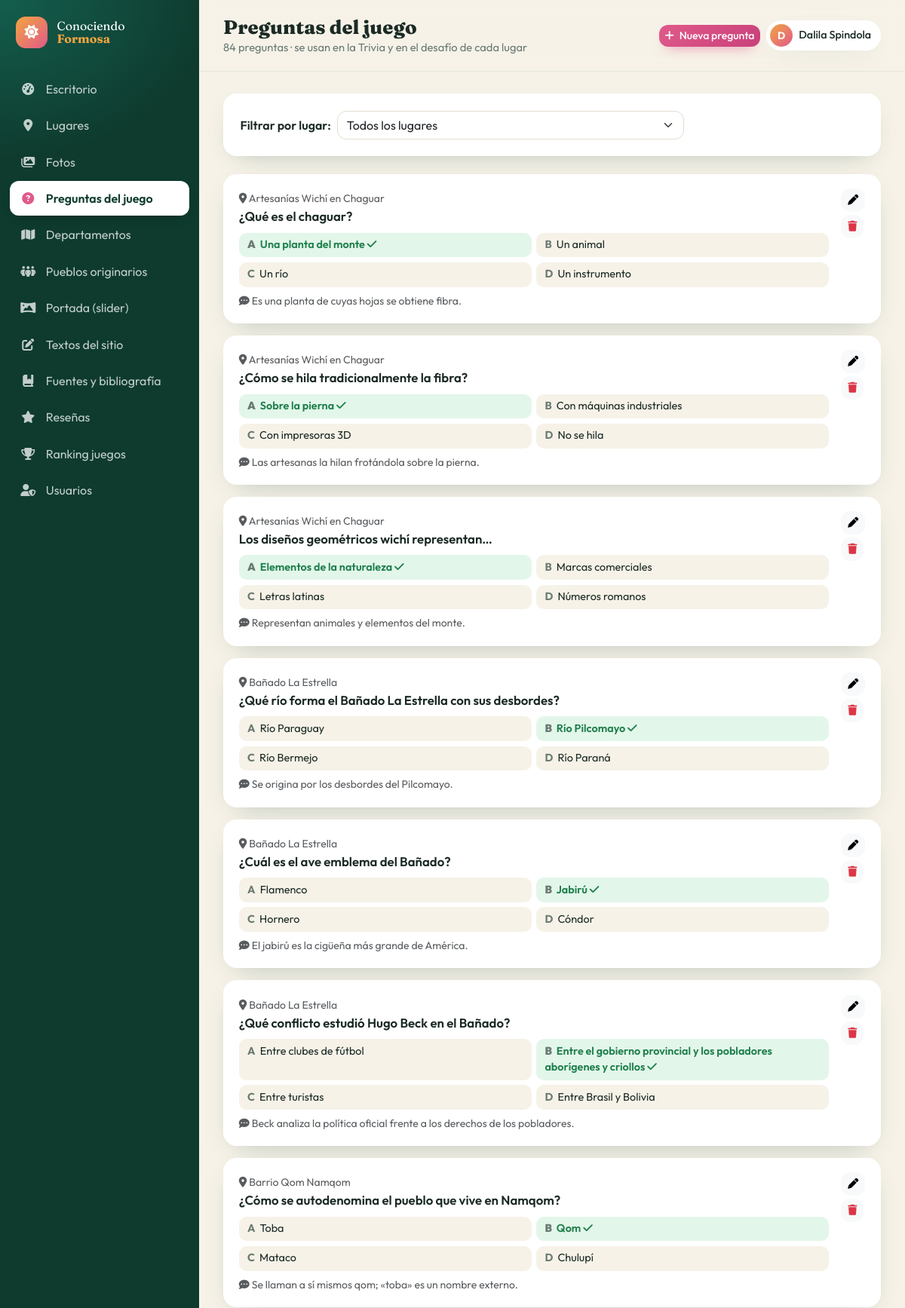
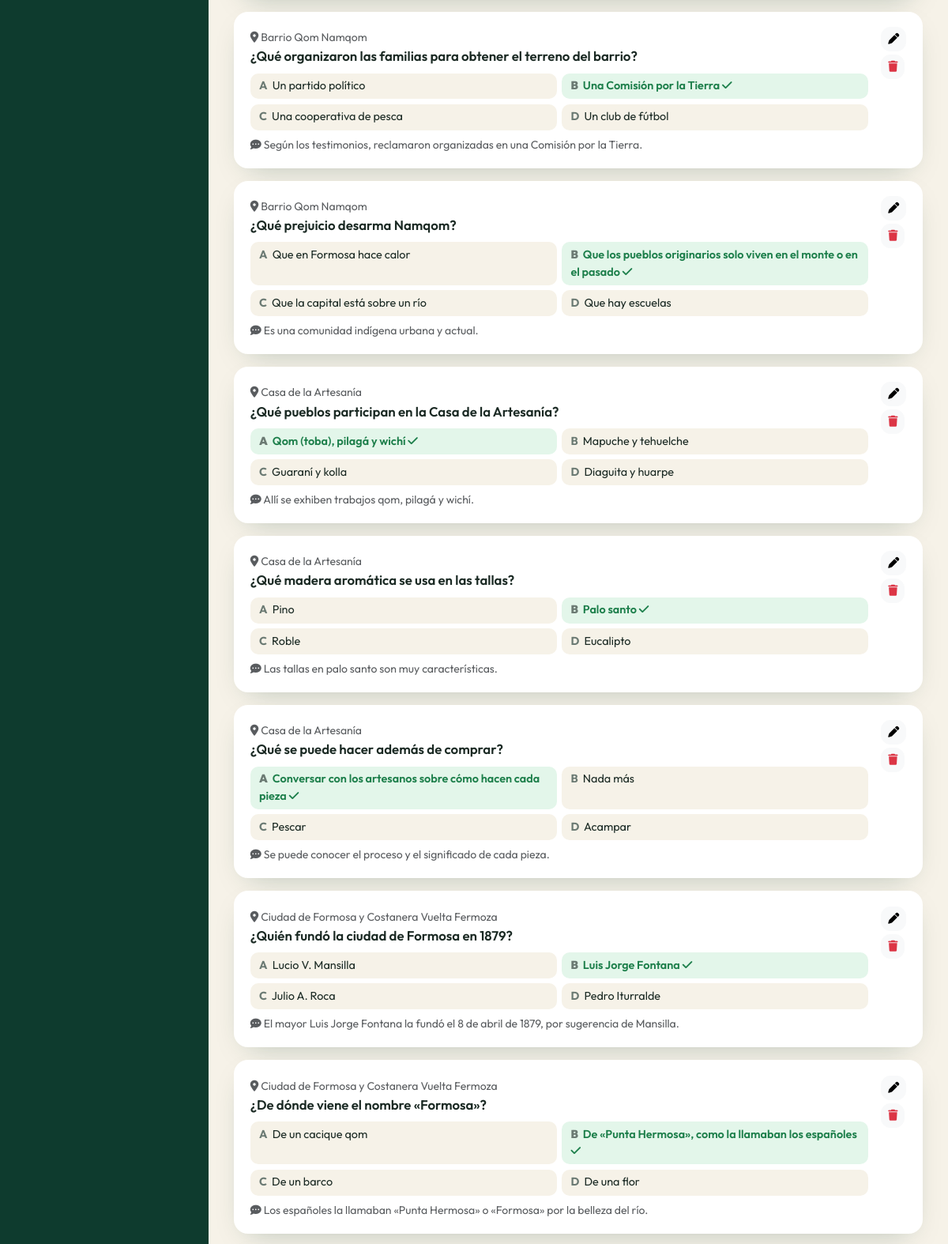
The page /admin/preguntas.php (signed in, upper part) on the database its author committed (2 pictures, top to bottom).
### tables this page shows
CREATE TABLE preguntas (
  id INT AUTO_INCREMENT PRIMARY KEY,
  lugar_id INT NOT NULL,
  pregunta VARCHAR(255) NOT NULL,
  opcion_a VARCHAR(150) NOT NULL,
  opcion_b VARCHAR(150) NOT NULL,
  opcion_c VARCHAR(150) NOT NULL,
  opcion_d VARCHAR(150) NOT NULL,
  correcta CHAR(1) NOT NULL,
  explicacion VARCHAR(255),
  CONSTRAINT fk_preg_lugar FOREIGN KEY (lugar_id) REFERENCES lugares(id) ON DELETE CASCADE
);

CREATE TABLE lugares (
  id INT AUTO_INCREMENT PRIMARY KEY,
  departamento_id INT NOT NULL,
  nombre VARCHAR(150) NOT NULL,
  slug VARCHAR(170) NOT NULL UNIQUE,
  categoria ENUM('cultura','naturaleza','paseo') NOT NULL DEFAULT 'cultura',
  resumen VARCHAR(255),
  descripcion TEXT,
  dato_curioso TEXT,
  importancia TEXT,
  habitantes TEXT,
  como_llegar TEXT,
  fuentes TEXT,
  lat DECIMAL(10,7) NOT NULL,
  lng DECIMAL(10,7) NOT NULL,
  map_x DECIMAL(6,3) NULL,
  map_y DECIMAL(6,3) NULL,
  destacado TINYINT(1) DEFAULT 0,
  activo TINYINT(1) DEFAULT 1,
  visitas INT DEFAULT 0,
  creado DATETIME DEFAULT CURRENT_TIMESTAMP,
  CONSTRAINT fk_lugar_depto FOREIGN KEY (departamento_id) REFERENCES departamentos(id) ON DELETE RESTRICT,
  INDEX (categoria), INDEX (activo)
);

### includes/funciones.php (called while the page is built, shortened)
<?php
function e($v): string
{
    return htmlspecialchars((string)($v ?? ''), ENT_QUOTES, 'UTF-8');
}

### admin/preguntas.php (the view, shortened to what this page needs)
<?php
require_once __DIR__ . '/includes/bootstrap.php';
$pdo = db();
$lugarId = (int)($_GET['lugar'] ?? 0);
$lugares = $pdo->query('SELECT l.id, l.nombre, d.nombre depto, (SELECT COUNT(*) FROM preguntas p WHERE p.lugar_id = l.id) n
                        FROM lugares l JOIN departamentos d ON d.id = l.departamento_id ORDER BY d.orden, l.nombre')->fetchAll();
$sql = 'SELECT p.*, l.nombre lugar FROM preguntas p JOIN lugares l ON l.id = p.lugar_id';
if ($lugarId) {
    $st = $pdo->prepare($sql . ' WHERE p.lugar_id = ? ORDER BY p.id');
    $st->execute([$lugarId]);
} else {
    $st = $pdo->query($sql . ' ORDER BY l.nombre, p.id');
}
$preguntas = $st->fetchAll();
$acciones = '<button class="btn btn-lapacho btn-sm" data-bs-toggle="modal" data-bs-target="#modalPregunta" data-nueva><i class="fa-solid fa-plus me-1"></i> Nueva pregunta</button>';
require __DIR__ . '/includes/header.php';
function opciones_lugares(array $lugares, int $sel = 0): string
{
    $html = ''; $g = null;
    foreach ($lugares as $l) {
        if ($g !== $l['depto']) { $html .= ($g ? '</optgroup>' : '') . '<optgroup label="' . e($l['depto']) . '">'; $g = $l['depto']; }
        $html .= '<option value="' . $l['id'] . '"' . ($sel == $l['id'] ? ' selected' : '') . '>' . e($l['nombre']) . ' (' . $l['n'] . ')</option>';
    }
    return $html . ($g ? '</optgroup>' : '');
}
?>
<div class="panel mb-4">
  <form method="get" class="d-flex flex-wrap gap-2 align-items-center">
    <label class="fw-semibold">Filtrar por lugar:</label>
    <select name="lugar" class="form-select" style="max-width:460px" data-autosubmit>
      <option value="">Todos los lugares</option><?= opciones_lugares($lugares, $lugarId) ?>
    </select>
  </form>
</div>
<?php if (!$preguntas): ?>
  <div class="panel empty-state"><i class="fa-solid fa-circle-question"></i><p>No hay preguntas para este filtro.</p></div>
<?php else: ?>
<div class="q-list">
  <?php foreach ($preguntas as $p): ?>
    <div class="q-item">
      <div class="flex-grow-1">
        <small class="text-muted"><i class="fa-solid fa-location-dot"></i> <?= e($p['lugar']) ?></small>
        <h3><?= e($p['pregunta']) ?></h3>
        <div class="q-opts">
          <?php foreach (['a', 'b', 'c', 'd'] as $k): ?>
            <span class="<?= $p['correcta'] === $k ? 'ok' : '' ?>"><b><?= strtoupper($k) ?></b> <?= e($p['opcion_' . $k]) ?><?= $p['correcta'] === $k ? ' <i class="fa-solid fa-check"></i>' : '' ?></span>
          <?php endforeach; ?>
        </div>
        <?php if ($p['explicacion']): ?><p class="small text-muted mb-0 mt-2"><i class="fa-solid fa-comment-dots"></i> <?= e($p['explicacion']) ?></p><?php endif; ?>
      </div>
      <div class="d-flex flex-column gap-1">
        <button class="btn btn-sm btn-light" data-bs-toggle="modal" data-bs-target="#modalPregunta"
                data-pregunta='<?= e(json_encode($p, JSON_UNESCAPED_UNICODE)) ?>' title="Editar"><i class="fa-solid fa-pen"></i></button>
        <form method="post" data-confirm="¿Eliminar esta pregunta?"><?= csrf_field() ?><input type="hidden" name="accion" value="eliminar"><input type="hidden" name="id" value="<?= $p['id'] ?>">
          <button class="btn btn-sm btn-light text-danger" title="Eliminar"><i class="fa-solid fa-trash"></i></button></form>
      </div>
    </div>
  <?php endforeach; ?>
</div>
<?php endif; ?>
<?php
require __DIR__ . '/includes/footer.php';

### admin/assets/admin.css (style rules this page uses)
:root { --monte: #0E3B2E; --monte-2: #145240; --humedal: #1F9E89; --lapacho: #E05A8A; --lapacho-2: #c9407a; --sol: #F2A541; --tierra: #C2552F; --arena: #F6F2E8; --tinta: #1B2A24; --gris: #6b7a73; --sb-w: 264px; --radius: 18px; --shadow: 0 12px 34px -18px rgba(14,59,46,.35); --ease: cubic-bezier(.22,1,.36,1); }
body.admin { font-family: 'Outfit', system-ui, sans-serif; background: var(--arena); color: var(--tinta); }
h1, h2, h3, .login-title { font-family: 'Fraunces', Georgia, serif; }
.btn { border-radius: 12px; font-weight: 500; }
.btn-lapacho { background: linear-gradient(135deg, var(--lapacho), var(--lapacho-2)); color: #fff; border: 0; box-shadow: 0 8px 18px -10px var(--lapacho); }
.panel { background: #fff; border-radius: var(--radius); padding: 1.4rem; box-shadow: var(--shadow); animation: fadeUp .5s var(--ease) both; }
.form-control, .form-select { border-radius: 12px; border-color: #e3ddcf; }
.q-list { display: grid; gap: 1rem; }
.q-item { display: flex; gap: 1rem; background: #fff; border-radius: var(--radius); padding: 1.2rem 1.3rem; box-shadow: var(--shadow); animation: fadeUp .4s var(--ease) both; }
.q-item h3 { font-family: 'Outfit', sans-serif; font-size: 1.05rem; font-weight: 600; margin: .2rem 0 .7rem; }
.q-opts { display: grid; grid-template-columns: 1fr 1fr; gap: .4rem; font-size: .9rem; }
.q-opts span { background: var(--arena); padding: .35rem .7rem; border-radius: 10px; }
.q-opts span.ok { background: #e3f6ea; color: #1d7f4b; font-weight: 600; }
.q-opts b { color: var(--gris); margin-right: .2rem; }

### rows shown on the page
preguntas: lugar.nombre "Artesanías Wichí en Chaguar", pregunta "¿Qué es el chaguar?", k "A", opcion_a "Una planta del monte", k "B", opcion_b "Un animal", k "C", opcion_c "Un río", k "D", opcion_d "Un instrumento", explicacion "Es una planta de cuyas hojas se obtiene fibra."
preguntas: lugar.nombre "Artesanías Wichí en Chaguar", pregunta "¿Cómo se hila tradicionalmente la fibra?", k "A", opcion_a "Sobre la pierna", k "B", opcion_b "Con máquinas industriales", k "C", opcion_c "Con impresoras 3D", k "D", opcion_d "No se hila", explicacion "Las artesanas la hilan frotándola sobre la pierna."
preguntas: lugar.nombre "Artesanías Wichí en Chaguar", pregunta "Los diseños geométricos wichí representan…", k "A", opcion_a "Elementos de la naturaleza", k "B", opcion_b "Marcas comerciales", k "C", opcion_c "Letras latinas", k "D", opcion_d "Números romanos", explicacion "Representan animales y elementos del monte."
preguntas: lugar.nombre "Bañado La Estrella", pregunta "¿Qué río forma el Bañado La Estrella con sus desbordes?", k "A", opcion_a "Río Paraguay", k "B", opcion_b "Río Pilcomayo", k "C", opcion_c "Río Bermejo", k "D", opcion_d "Río Paraná", explicacion "Se origina por los desbordes del Pilcomayo."
preguntas: lugar.nombre "Bañado La Estrella", pregunta "¿Cuál es el ave emblema del Bañado?", k "A", opcion_a "Flamenco", k "B", opcion_b "Jabirú", k "C", opcion_c "Hornero", k "D", opcion_d "Cóndor", explicacion "El jabirú es la cigüeña más grande de América."
preguntas: lugar.nombre "Bañado La Estrella", pregunta "¿Qué conflicto estudió Hugo Beck en el Bañado?", k "A", opcion_a "Entre clubes de fútbol", k "B", opcion_b "Entre el gobierno provincial y los pobladores aborígenes y criollos", k "C", opcion_c "Entre turistas", k "D", opcion_d "Entre Brasil y Bolivia", explicacion "Beck analiza la política oficial frente a los derechos de los pobladores."
preguntas: lugar.nombre "Barrio Qom Namqom", pregunta "¿Cómo se autodenomina el pueblo que vive en Namqom?", k "A", opcion_a "Toba", k "B", opcion_b "Qom", k "C", opcion_c "Mataco", k "D", opcion_d "Chulupí", explicacion "Se llaman a sí mismos qom; «toba» es un nombre externo."
preguntas: lugar.nombre "Barrio Qom Namqom", pregunta "¿Qué organizaron las familias para obtener el terreno del barrio?", k "A", opcion_a "Un partido político", k "B", opcion_b "Una Comisión por la Tierra", k "C", opcion_c "Una cooperativa de pesca", k "D", opcion_d "Un club de fútbol", explicacion "Según los testimonios, reclamaron organizadas en una Comisión por la Tierra."
preguntas: lugar.nombre "Barrio Qom Namqom", pregunta "¿Qué prejuicio desarma Namqom?", k "A", opcion_a "Que en Formosa hace calor", k "B", opcion_b "Que los pueblos originarios solo viven en el monte o en el pasado", k "C", opcion_c "Que la capital está sobre un río", k "D", opcion_d "Que hay escuelas", explicacion "Es una comunidad indígena urbana y actual."
preguntas: lugar.nombre "Casa de la Artesanía", pregunta "¿Qué pueblos participan en la Casa de la Artesanía?", k "A", opcion_a "Qom (toba), pilagá y wichí", k "B", opcion_b "Mapuche y tehuelche", k "C", opcion_c "Guaraní y kolla", k "D", opcion_d "Diaguita y huarpe", explicacion "Allí se exhiben trabajos qom, pilagá y wichí."
preguntas: lugar.nombre "Casa de la Artesanía", pregunta "¿Qué madera aromática se usa en las tallas?", k "A", opcion_a "Pino", k "B", opcion_b "Palo santo", k "C", opcion_c "Roble", k "D", opcion_d "Eucalipto", explicacion "Las tallas en palo santo son muy características."
preguntas: lugar.nombre "Casa de la Artesanía", pregunta "¿Qué se puede hacer además de comprar?", k "A", opcion_a "Conversar con los artesanos sobre cómo hacen cada pieza", k "B", opcion_b "Nada más", k "C", opcion_c "Pescar", k "D", opcion_d "Acampar", explicacion "Se puede conocer el proceso y el significado de cada pieza."
preguntas: lugar.nombre "Ciudad de Formosa y Costanera Vuelta Fermoza", pregunta "¿Quién fundó la ciudad de Formosa en 1879?", k "A", opcion_a "Lucio V. Mansilla", k "B", opcion_b "Luis Jorge Fontana", k "C", opcion_c "Julio A. Roca", k "D", opcion_d "Pedro Iturralde", explicacion "El mayor Luis Jorge Fontana la fundó el 8 de abril de 1879, por sugerencia de Mansilla."
preguntas: lugar.nombre "Ciudad de Formosa y Costanera Vuelta Fermoza", pregunta "¿De dónde viene el nombre «Formosa»?", k "A", opcion_a "De un cacique qom", k "B", opcion_b "De «Punta Hermosa», como la llamaban los españoles", k "C", opcion_c "De un barco", k "D", opcion_d "De una flor", explicacion "Los españoles la llamaban «Punta Hermosa» o «Formosa» por la belleza del río."

### other values the page prints
$txt "Escritorio"
$txt "Lugares"
$txt "Fotos"
$txt "Preguntas del juego"
$txt "Departamentos"
$txt "Pueblos originarios"
$txt "Portada (slider)"
$txt "Textos del sitio"
$txt "Fuentes y bibliografía"
$txt "Reseñas"
$txt "Ranking juegos"
$txt "Usuarios"
$titulo "Preguntas del juego"
$subtitulo "84 preguntas · se usan en la Trivia y en el desafío de cada lugar"
mb_strtoupper(mb_substr($_SESSION['admin_nombre'] ?? 'A', 0, 1)) "D"
